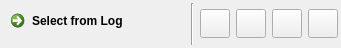
<?xml version="1.0" encoding="UTF-8"?>
<ui version="4.0">
 <class>SelectQueryNavigation</class>
 <widget class="QWidget" name="SelectQueryNavigation">
  <property name="geometry">
   <rect>
    <x>0</x>
    <y>0</y>
    <width>341</width>
    <height>48</height>
   </rect>
  </property>
  <property name="sizePolicy">
   <sizepolicy hsizetype="Expanding" vsizetype="Minimum">
    <horstretch>0</horstretch>
    <verstretch>0</verstretch>
   </sizepolicy>
  </property>
  <property name="minimumSize">
   <size>
    <width>341</width>
    <height>0</height>
   </size>
  </property>
  <property name="windowTitle">
   <string>Form</string>
  </property>
  <layout class="QHBoxLayout" name="horizontalLayout">
   <property name="leftMargin">
    <number>3</number>
   </property>
   <property name="topMargin">
    <number>3</number>
   </property>
   <property name="rightMargin">
    <number>3</number>
   </property>
   <property name="bottomMargin">
    <number>3</number>
   </property>
   <item>
    <widget class="QCommandLinkButton" name="m_exec">
     <property name="text">
      <string>Select from Log</string>
     </property>
     <property name="icon">
      <iconset resource="resources.qrc">
       <normaloff>:/img/exec_22x22.png</normaloff>:/img/exec_22x22.png</iconset>
     </property>
     <property name="iconSize">
      <size>
       <width>22</width>
       <height>22</height>
      </size>
     </property>
    </widget>
   </item>
   <item>
    <widget class="Line" name="line">
     <property name="orientation">
      <enum>Qt::Vertical</enum>
     </property>
    </widget>
   </item>
   <item>
    <widget class="QToolButton" name="m_toBegin">
     <property name="text">
      <string/>
     </property>
     <property name="icon">
      <iconset resource="resources.qrc">
       <normaloff>:/img/2leftarrow_22x22.png</normaloff>:/img/2leftarrow_22x22.png</iconset>
     </property>
     <property name="iconSize">
      <size>
       <width>22</width>
       <height>22</height>
      </size>
     </property>
     <property name="shortcut">
      <string>Ctrl+Home</string>
     </property>
    </widget>
   </item>
   <item>
    <widget class="QToolButton" name="m_prev">
     <property name="text">
      <string/>
     </property>
     <property name="icon">
      <iconset resource="resources.qrc">
       <normaloff>:/img/1leftarrow_22x22.png</normaloff>:/img/1leftarrow_22x22.png</iconset>
     </property>
     <property name="iconSize">
      <size>
       <width>22</width>
       <height>22</height>
      </size>
     </property>
     <property name="shortcut">
      <string>Ctrl+Left</string>
     </property>
    </widget>
   </item>
   <item>
    <widget class="QToolButton" name="m_next">
     <property name="text">
      <string/>
     </property>
     <property name="icon">
      <iconset resource="resources.qrc">
       <normaloff>:/img/1rightarrow_22x22.png</normaloff>:/img/1rightarrow_22x22.png</iconset>
     </property>
     <property name="iconSize">
      <size>
       <width>22</width>
       <height>22</height>
      </size>
     </property>
     <property name="shortcut">
      <string>Ctrl+Right</string>
     </property>
    </widget>
   </item>
   <item>
    <widget class="QToolButton" name="m_toEnd">
     <property name="text">
      <string/>
     </property>
     <property name="icon">
      <iconset resource="resources.qrc">
       <normaloff>:/img/2rightarrow_22x22.png</normaloff>:/img/2rightarrow_22x22.png</iconset>
     </property>
     <property name="iconSize">
      <size>
       <width>22</width>
       <height>22</height>
      </size>
     </property>
     <property name="shortcut">
      <string>Ctrl+End</string>
     </property>
    </widget>
   </item>
  </layout>
 </widget>
 <resources>
  <include location="resources.qrc"/>
 </resources>
 <connections/>
</ui>
